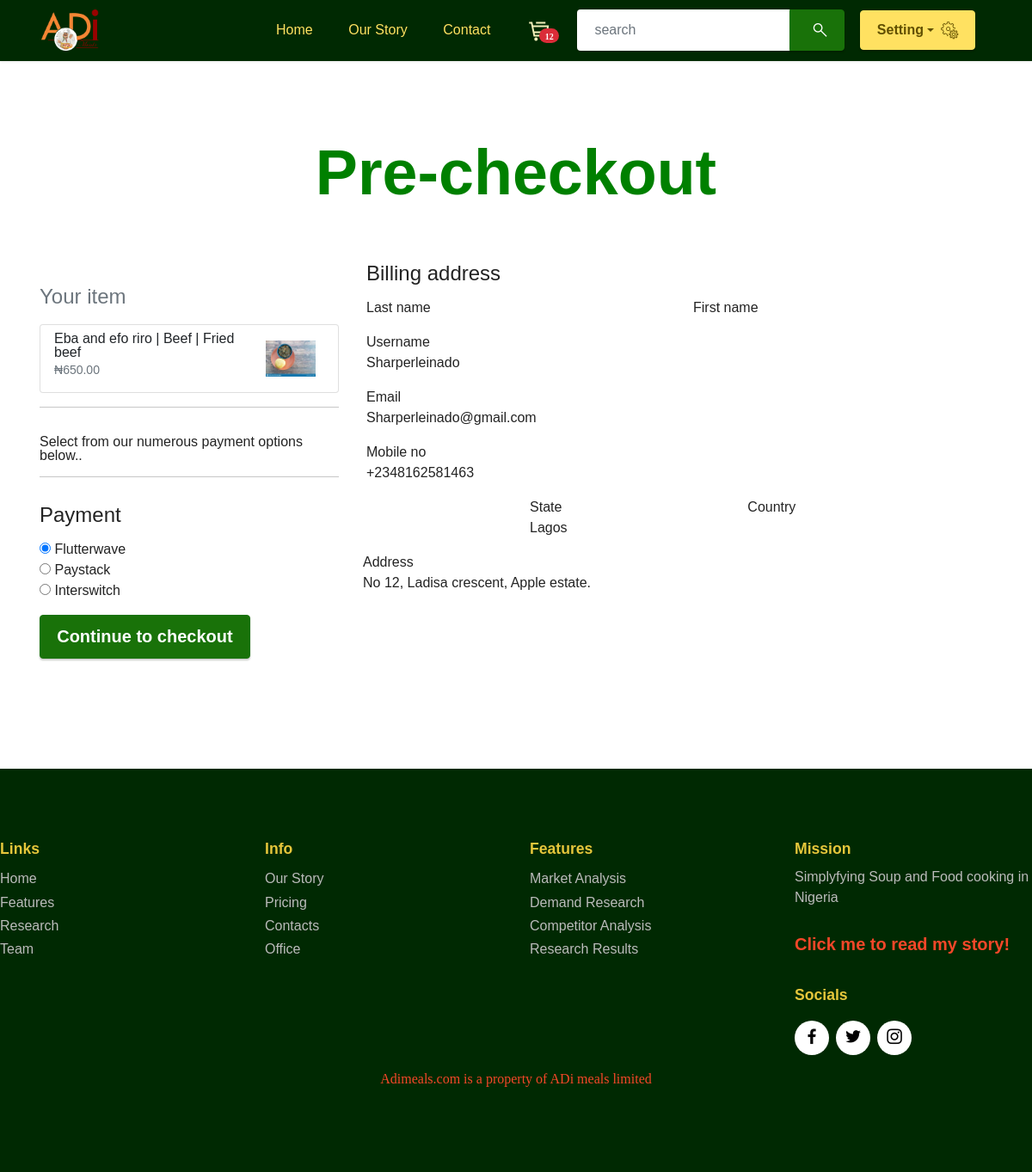
The page /payments/payment/650.00/eba-and-efo-riro/ (signed in) on the database its author committed.
### authentication/models.py (models this page shows, shortened)
class User(AbstractUser):
    pass

class Mobile(models.Model):
    user = models.ForeignKey(User, on_delete=models.CASCADE, default=None)
    phone_no = PhoneNumberField()

### address/models.py (models this page shows, shortened)
class UserAddress(models.Model):
    user = models.ForeignKey(User,on_delete=models.CASCADE,default=None)
    state = models.CharField(max_length=50)
    division = models.CharField(max_length=50, null=True)
    lga = models.CharField(max_length=50, null=True)
    lcda = models.CharField(max_length=50, null=True)
    street_name = models.CharField(max_length=300, null=True)

### food_app/models.py (models this page shows, shortened)
class Food(models.Model):
    image = models.ImageField(upload_to="media", height_field=None, width_field=None, max_length=None)
    food_item = models.CharField(max_length=30)
    food_price = models.DecimalField(max_digits=30,decimal_places=2)
    slug = models.SlugField(max_length=250,null=True,blank=True)
    cart = GenericRelation(CartItemsFood)
    transactions = GenericRelation(Transactions)

### payments/views.py (the view, shortened to what this page needs)
# urls.py: path('payment/<float:price>/<slug:slug>/',views.payment,name='payment'),#This is for payment page
def payment(request, price, slug):
    email = ""
    username = ""
    mobile = ""
    phone_no = ""
    address = ""
    userprotein = ""
    pk = ""
    try:
        if request.user.is_authenticated:
            address = UserAddress.objects.get(user=request.user)
            username = address.user.username
            email = address.user.email
            mobile = Mobile.objects.get(user=request.user)
            phone_no = mobile.phone_no
            userprotein = request.session.get(str(request.user), ["beef", "fried beef"])
            try:
                food_pk = food.get(slug=slug)
                pk = food_pk.pk
            except Food.DoesNotExist:
                pass
            try:
                soup_pk = soup.get(slug=slug)
                pk = soup_pk.pk
            except Soup.DoesNotExist:
                    pass
        else:
            address = "Anonymousstreet.com"
            username = "Anonymous-User"
            email = "Anonymoususer@gmail.com"
            phone_no = "081-AnonymousUser"
            userprotein = request.session['userprotein'] = ["beef", "fried beef"]
    except Mobile.DoesNotExist:
        messages.error(request, "Please, complete Account Information before proceeding")
        return redirect('authentication:account_info')
    except TypeError:
        pass
    except UserAddress.DoesNotExist:
        messages.error(request, "Please, register address before proceeding to pay!")
        return redirect('address:register_address')
    def get_food_item():
        return food.filter(food_price=price, slug=slug).first()
    def get_soup_item():
        return soup.filter(Q(mini_box_price = price) & Q(slug = slug) | Q(medium_box_price = price) & Q(slug = slug) | Q(mega_box_price = price) & Q(slug = slug) | Q(pk = price) & Q(slug = slug)).first()
    return render(request, 'payments/checkout.html', {
        'item': get_food_item(),
        'item2': get_soup_item(),
        'tx_ref': tx_ref,
        'price': price,
        'slug': slug,
        'email': email,
        'username': username,
        'phone_no': phone_no,
        'address':address,
        'userprotein':userprotein,
        'pk':pk,
    })

### cart/models.py (called while the page is built)
    def total_quantity(self):
        cartitems = self.cartitems.all()
        total_price = sum([item.quantity for item in cartitems])
        return total_price

### my_site/context_processors.py (called while the page is built)
def context_render(request):
    cart = ""
    fname = ""
    cart_quantity = ""
    try:
        if request.user.is_authenticated:
            cart = Cart.objects.get(user=request.user)
            cart_quantity = cart.total_quantity()
            fname = request.user.first_name
        else:
            cart = Cart.objects.get(session_id=request.session['cart_users'],is_paid=False)
            cart_quantity = cart.total_quantity()
            fname = "Anonymous"
    except:
        cart_quantity = 0
    return {'cart':cart,'cart_quantity':cart_quantity,'fname':fname}

### payments/converters.py (called while the page is built)
    def to_python(self,value):
        return float(value)

### payments/templates/payments/checkout.html (shortened to what this page needs)
{% extends "base/base.html" %}
{% load static %}
{% block jscript_attribute %}
<link rel="stylesheet" href="{% static 'payments/master.css' %}">
{% endblock jscript_attribute %}
{% block pageBody %}
<section data-bs-version="5.1" class="image2 cid-u0tuxl367X" id="image2-7">
<div class="container">
    <div class="mbr-section-head">
        <div class="col-md-12 col-lg-10 m-auto align-center">
            <h1 class="mbr-section-title mbr-white mbr-fonts-style mb-3 display-1" style="color:green;"><strong>Pre-checkout</strong></h1>
        </div><br><br>
    </div>
    <div class="row">
        <div class="col-md-8 order-md-1 display-4 ">
            <h4 class="mb-3">Billing address</h4>
                <div class="row">
                    <div class="col-md-6 mb-3">
                        <label for="firstName">First name</label>
                    </div>
                    <div class="col-md-6 mb-3">
                        <label for="lastName">Last name</label>
                    </div>
                </div>
                <div class="mb-3">
                    <label for="username">Username</label>
                    <div class="input-group">
                        {{username | capfirst}}
                    </div>
                </div>
                <div class="mb-3">
                    <label for="email">Email</label>
                    <div class="input-group">
                        {{email | capfirst}}
                    </div>
                </div>
                <div class="mb-3">
                    <label for="mobile_no">Mobile no</label>
                    <div class="input-group">
                        {{phone_no}}
                    </div>
                </div>
                <div class="row">
                    <div class="col-md-5 mb-3">
                        <label for="country">Country</label>
                    </div>
                    <div class="col-md-4 mb-3">
                        <label for="state">State</label>
                        <div class="input-group">
                            {{address.state | capfirst}}
                        </div>
                    </div>
                    {% if user.is_authenticated %}
                    <div ]class="col-md-3 mb-3">
                        <label for="address">Address</label>
                            <div class="input-group">
                                {{address.street_name | capfirst}} {{address.area|capfirst}} {{address.city|capfirst}}
                            </div>
                    </div>
                    {% endif %}
                </div>
        </div>
        <div class="col-md-4 order-md-2 mb-4 display-4 ">
            <br>
            <h4 class="d-flex justify-content-between align-items-center mb-3">
                <span class="text-muted">Your item</span>
                <span class="badge badge-secondary badge-pill">3</span>
            </h4>
            {% if item %}
            <ul class="list-group mb-3">
                <li class="list-group-item d-flex justify-content-between lh-condensed">
                    <div>
                        <h6 class="my-0">{{item.food_item|capfirst}} | {{userprotein.0|capfirst}} | {{userprotein.1|capfirst}}</h6>
                        <small class="text-muted">₦{{item.food_price}}</small>
                    </div>
                    <div class="col-md-3 text-left">
                        <img src={{item.image.url}} style="padding:10px" class="img-fluid" alt="Adi Foods"
                        data-bs-slide-to="4" data-slide-to="4" class="img-fluid d-none d-md-block rounded mb-2 shadow ">
                    </div>
                </li>
            </ul>
            <hr class="mb-4">
                <p>Select from our numerous payment options below..</p>
            <hr class="mb-4">
                <h4 class="mb-3">Payment</h4>
                {% if user.is_authenticated %}
                    <form method="POST" class="needs-validation" novalidate>
                    <div class="d-block my-3">
                        <div class="custom-control custom-radio">
                            <input id="flutterwave" name="paymentMethod" value="flutterwave" type="radio" class="custom-control-input" checked required>
                            <label class="custom-control-label" for="flutterwave">Flutterwave</label>
                        </div>
                        <div class="custom-control custom-radio">
                            <input id="paystack" name="paymentMethod" value="paystack" type="radio" class="custom-control-input" required>
                            <label class="custom-control-label" for="paystack">Paystack</label>
                        </div>
                        <div class="custom-control custom-radio">
                            <input id="interswitch" name="paymentMethod" value="interswitch" type="radio" class="custom-control-input" required>
                            <label class="custom-control-label" for="interswitch">Interswitch</label>
                        </div>
                    </div>
                    <button class="btn btn-primary btn-lg btn-block" type="submit">Continue to checkout</button>
                </form>
                {% endif %}
            {% endif %}
        </div>
    </div>
</div>
</section>
{% endblock %}

### static/assets/theme/css/style.css (style rules this page uses)
section { background-color: #ffffff; }
body { font-style: normal; line-height: 1.5; font-weight: 400; color: #232323; position: relative; }
button { background-color: transparent; border-color: transparent; }
section, .container, .container-fluid { position: relative; word-wrap: break-word; }
.mbr-section-title { font-style: normal; line-height: 1.3; }
h1, h2, h3, h4, h5, h6, .display-1, .display-2, .display-4, .display-5, .display-7, span, p, a { line-height: 1; word-break: break-word; word-wrap: break-word; font-weight: 400; }
b, strong { font-weight: bold; }
section { background-position: 50% 50%; background-repeat: no-repeat; background-size: cover; }
.mbr-white { color: #ffffff; }
.align-center { text-align: center; }
img, iframe { display: block; width: 100%; }
.btn { font-weight: 600; border-width: 1px; font-style: normal; margin: 0.6rem 0.6rem; white-space: normal; transition: all 0.2s ease-in-out; display: inline-flex; align-items: center; justify-content: center; word-break: break-word; }
.btn-lg { font-weight: 600; letter-spacing: 0px; transition: all 0.3s ease-in-out; }
[type=submit] { -webkit-appearance: none; }
.row { display: -webkit-flex; -webkit-flex-wrap: wrap; }
html, body { height: auto; min-height: 100vh; }
form .btn { display: flex; padding: 0.6rem 1.2rem; margin: 0; }
.form-control, form .btn { min-height: 48px; }
ul, ol, pre, blockquote { margin-bottom: 2.3125rem; }
.mb-4 { margin-bottom: 2rem !important; }
@media (min-width: 992px) { .container { padding-left: 16px; padding-right: 16px; } }
@media (min-width: 992px) { .row { margin-left: -16px; margin-right: -16px; } }
@media (min-width: 992px) { .row > [class*=col] { padding-left: 16px; padding-right: 16px; } }

### static/master.css (style rules this page uses)
body { margin-top: 5px; }

### rows shown on the page
User: username "Sharperleinado", email "Sharperleinado@gmail.com"
Mobile: phone_no "+2348162581463"
UserAddress: state "Lagos", street_name "No 12, Ladisa crescent, Apple estate."
Food: food_item "Eba and efo riro", food_price "650.00", image (picture)

### other values the page prints
{{ cart_quantity }} "12"
{{ userprotein.0|capfirst }} "Beef"
{{ userprotein.1|capfirst }} "Fried beef"
